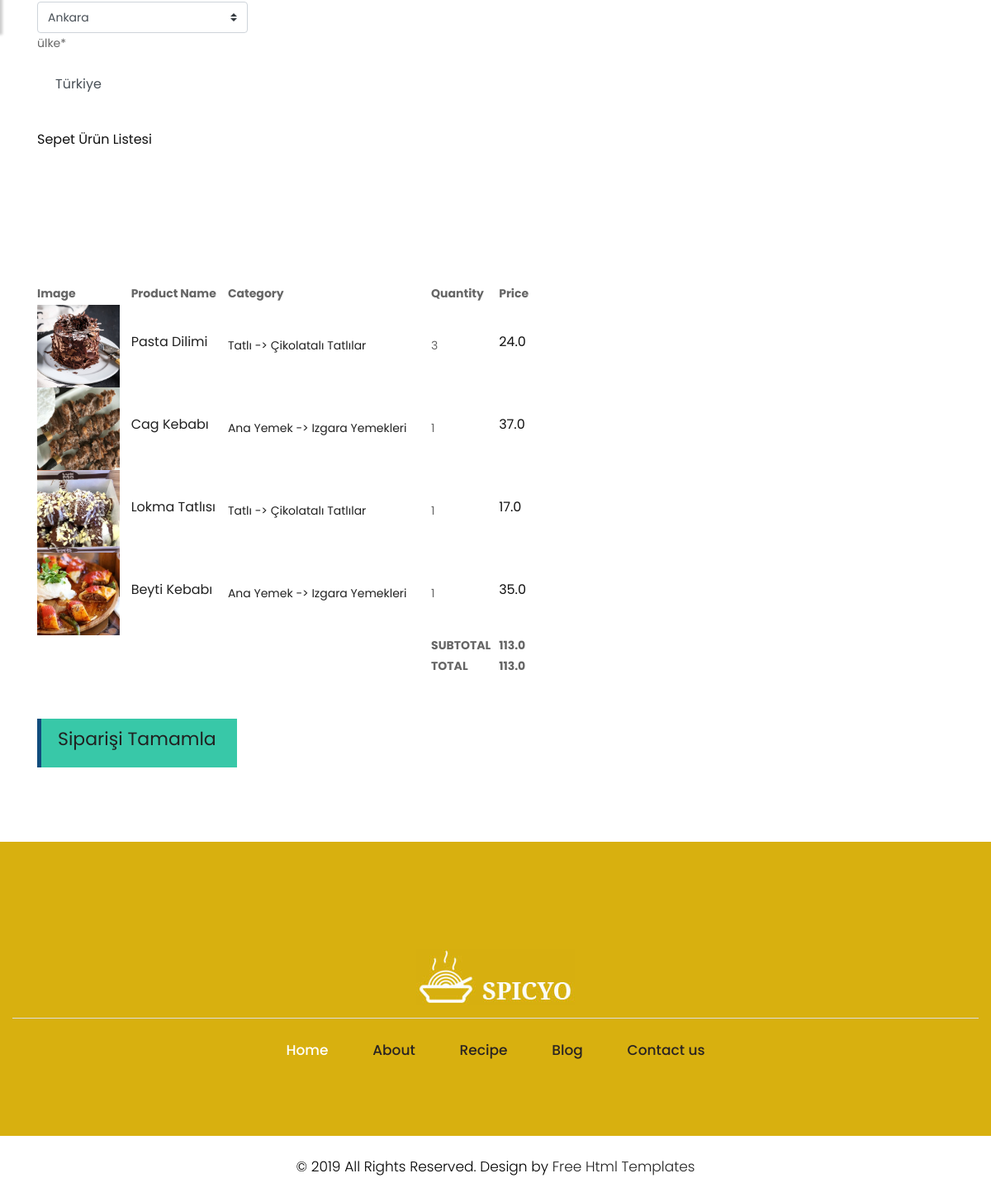
Page /order/orderproduct/ (signed in, lower part) on the earlier database version.
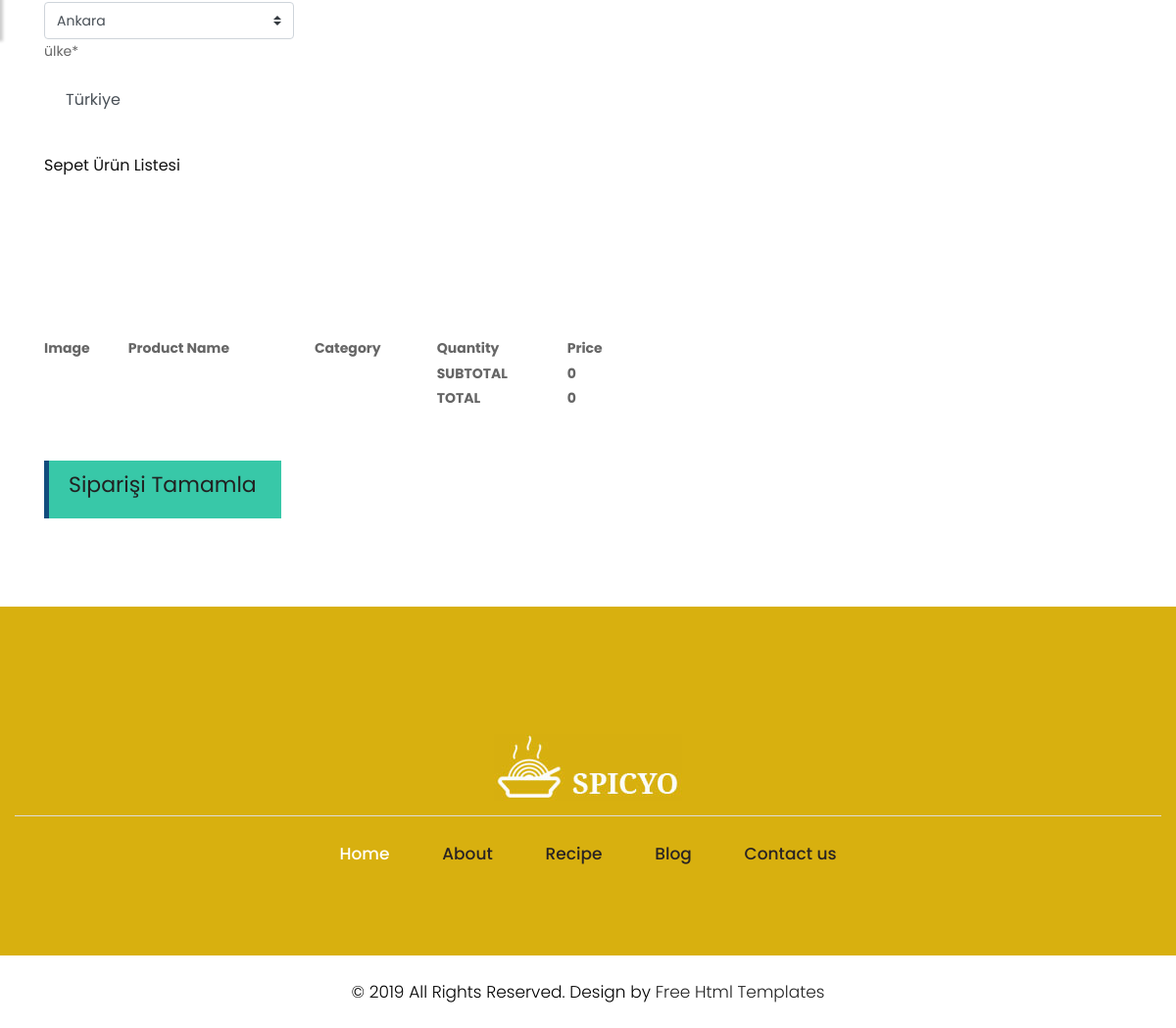
Same page on the later database version.
### order/models.py (models this page shows, shortened)
class ShopCart(models.Model):
    user = models.ForeignKey(User, on_delete=models.SET_NULL, null=True)
    product = models.ForeignKey(Product, on_delete=models.SET_NULL, null=True)
    quantity = models.IntegerField()
    @property
    def amount(self):
         return (self.quantity * self.product.price)

### product/models.py (models this page shows, shortened)
class Product(models.Model):
    STATUS = (
        ('True', 'Evet'),
        ('False', 'Hayır'),
    )
    catagory = models.ForeignKey(Catagory, on_delete=models.CASCADE)
    title = models.CharField(max_length=150)
    keywords = models.CharField(blank=True,max_length=255)
    description = models.CharField(blank=True,max_length=255)
    price = models.FloatField()
    amount = models.IntegerField()
    detail = RichTextUploadingField()
    slug = models.SlugField(null=False, unique=True)
    image = models.ImageField(blank=True, upload_to='images/')
    status = models.CharField(max_length=10, choices=STATUS)
    create_at = models.DateTimeField(auto_now_add=True)
    update_at = models.DateTimeField(auto_now_add=True)
    def image_tag(self):
        return mark_safe('<img src="{}" height="50"/>'.format(self.image.url))
    image_tag.short_description = 'Image'

class Catagory(MPTTModel):
    STATUS = (
        ('True', 'Evet'),
        ('False', 'Hayır'),
    )
    title = models.CharField(max_length=100)
    keywords = models.CharField(max_length=255)
    description = models.CharField(max_length=255)
    image = models.ImageField(blank=True, upload_to='images/')
    status = models.CharField(max_length=10, choices=STATUS)
    slug = models.SlugField(null=False, unique=True)
    parent = TreeForeignKey('self', blank=True, null=True, related_name='children', on_delete=models.CASCADE)
    create_at = models.DateTimeField(auto_now_add=True)
    update_at = models.DateTimeField(auto_now_add=True)
    class MPTTMeta:
        order_insertion_by= ['title']
    def __str__(self):
        full_path = [self.title]
        k = self.parent
        while k is not None:
            full_path.append(k.title)
            k = k.parent
        return ' -> '.join(full_path[::-1])
    def image_tag(self):
        return mark_safe('<img src="{}" height="50"/>'.format(self.image.url))
    image_tag.short_description = 'Image'

### order/views.py (the view, shortened to what this page needs)
# urls.py: path('orderproduct/', views.orderproduct, name='orderproduct'),
@login_required(login_url='/login')
def orderproduct(request):
    catagory = Catagory.objects.all()
    current_user=request.user
    shopcart = ShopCart.objects.filter(user_id=current_user.id)
    total = 0
    for rs in shopcart:
        total += rs.product.price * rs.quantity
    form = OrderForm()
    profile = UserProfile.objects.get(user_id=current_user.id)
    context = {'shopcart': shopcart,
               'catagory': catagory,
               'total': total,
               'profile': profile,
               'form': form,
               }
    return render(request, 'Order_Form.html', context)

### order/models.py
class OrderForm(ModelForm):
    class Meta:
        model = Order
        fields = ['first_name', 'last_name', 'address', 'phone', 'city', 'country']

### order/templates/Order_Form.html (shortened to what this page needs)
{% extends 'homebase.html' %}
{% block content %}
    <div class="section">
        <div class="container">
            <div class="row">
                <form action="" method="post">
                    <div class="col-12 col-md-3">
                        <br/><br/><br/>
                        <br/><br/><br/><br/>
                        <div class="row">
                            <div class="col-12">
                                <select class="custom-select d-block w-100" name ="city">
                                    <option value="{{profile.city }}" seçilen>{{ profile.city }}</option>
                                </select>
                            </div>
                            <div class="col-12">
                                <label for="country">ülke<span>*</span></label>
                                <input type="text" class="form-control" name="country" value="{{profile.country}}">
                            </div>
                        </div>
                    </div>
                    <div class="col-12 col-md-4">
                        <h4>Sepet Ürün Listesi</h4>
                        <table cellpadding="2" width="600">
                            <br/><br/><br/>
                            <tr>
                                <th>Image</th>
                                <th>Product Name</th>
                                <th>Category</th>
                                <th>Quantity</th>
                                <th>Price</th>
                            </tr>
                            <br/><br/><br/>
                            <tbody>
                            {% for rs in shopcart %}
                                <tr>
                                    <td><img src="{{ rs.product.image.url }}" style="width: 100px; height: 100px;" alt=""></td>
                                    <td><h4 class="product-name"><a href="/product/{{ rs.id }}/{{ rs.slug }}">{{ rs.product.title }}</a></h4></td>
                                    <td><a href="/catagory/{{ rs.catagory_id }}/{{ rs.catagory.slug }}"> {{ rs.product.catagory }}</a> </td>
                                    <td>{{ rs.quantity }}</td>
                                    <td><h4>{{ rs.amount }}</h4></td>
                                </tr>
                            {% endfor %}
                            </tbody>
                            <tfoot>
                            <tr>
                                <th class="empty-form" colspan="3"></th>
                                <th>SUBTOTAL</th>
                                <th aria-colspan="2" class="total">{{ total }}</th>
                            </tr>
                            <tr>
                                <th class="empty-form" colspan="3"></th>
                                <th>TOTAL</th>
                                <th aria-colspan="2">{{ total }}</th>
                            </tr>
                            </tfoot>
                        </table>
                        <br/><br/>
                        <button type="submit" class="main_bt"><h2 style="color:yellow;"><a href="/order/orderproduct"> Siparişi Tamamla</a></h2></button>
                    </div>
                </form>
            </div>
        </div>
    </div>
{% endblock %}

Differences in the rows shown:
removed ShopCart: product.image (picture), product "Pasta Dilimi", product.catagory "Tatlı -> Çikolatalı Tatlılar", quantity "3", amount "24.0"
removed ShopCart: product.image (picture), product "Cag Kebabı", product.catagory "Ana Yemek -> Izgara Yemekleri", quantity "1", amount "37.0"
removed ShopCart: product.image (picture), product "Lokma Tatlısı", product.catagory "Tatlı -> Çikolatalı Tatlılar", quantity "1", amount "17.0"
removed ShopCart: product.image (picture), product "Beyti Kebabı", product.catagory "Ana Yemek -> Izgara Yemekleri", quantity "1", amount "35.0"
Other differences:
{{ total }}: "113.0" → "0"
